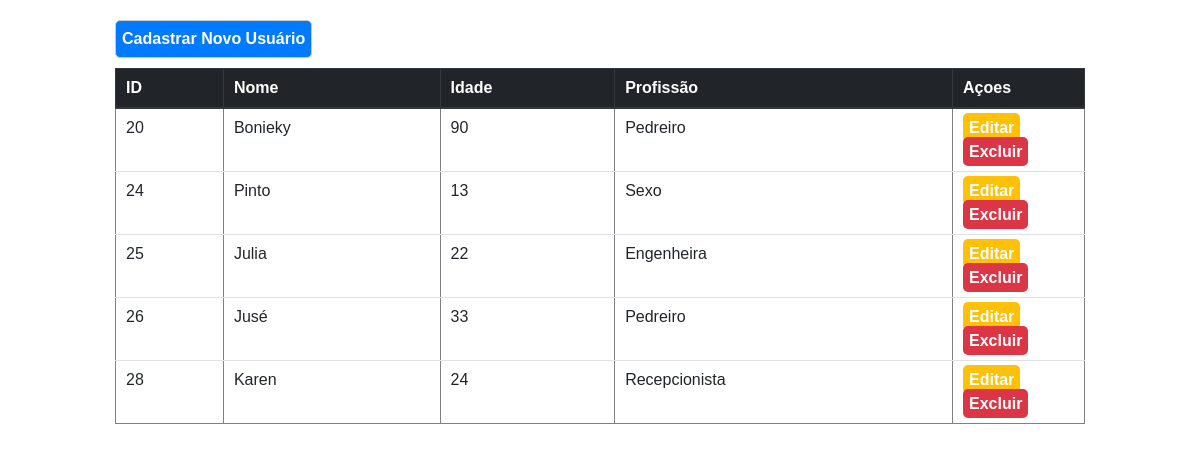
The page /visualizar.php on the database its author committed.
### tables this page shows
CREATE TABLE `cadastros` (
  `id` int(11) NOT NULL,
  `nome` varchar(100) NOT NULL,
  `idade` int(11) NOT NULL,
  `profissao` varchar(100) NOT NULL
);

### visualizar.php (the view, shortened to what this page needs)
<?php
$css = 'assets/css/style.css';
require_once 'config.php';
$sql = $pdo->prepare("SELECT * FROM cadastros");
$sql->execute();
if ($sql->rowCount() > 0) {
    $data = $sql->fetchAll(PDO::FETCH_ASSOC);
} else {
    $data = [];
}
?>
<!DOCTYPE html>
<html lang="pt-br">
<head>
    <link rel="stylesheet" href="https://stackpath.bootstrapcdn.com/bootstrap/4.1.3/css/bootstrap.min.css">
    <link rel="stylesheet" href="<?= $css; ?>" type="text/css">
</head>
<body>
    <div id="direita" class="container-fluid w-100">
        <div class="table-responsive">
            <div id="link-cadastrar">
                <a href="index.php">Cadastrar Novo Usuário</a>
            </div>
            <table class="table table-hover" border="1" width="100%">
            <thead class="thead-dark">
                <tr>
                    <th>ID</th>
                    <th>Nome</th>
                    <th>Idade</th>
                    <th>Profissão</th>
                    <th>Açoes</th>
                </tr>
                </thead>
                <?php foreach ($data as $item) : ?>
                    <tr>
                        <td><?= $item['id']; ?></td>
                        <td><?= $item['nome']; ?></td>
                        <td><?= $item['idade']; ?></td>
                        <td><?= $item['profissao']; ?></td>
                        <td id="botoes" style="width: 132px;">
                            <a id="alterar" href="editar.php?id=<?= $item['id']; ?>">Editar</a>
                            <a id="excluir" href="excluir.php?id=<?= $item['id']; ?>">Excluir</a>
                        </td>
                    </tr>
                <?php endforeach ?>
            </table>
        </div>
    </div>
</body>
</html>

### assets/css/style.css (style rules this page uses)
body { font-family: 'Gill Sans', 'Gill Sans MT', Calibri, 'Trebuchet MS', sans-serif; margin: 20px auto; max-width: 1000px !important; min-width: 330px !important; }
#direita { display: flexbox; justify-content: center; min-width: 446px; }
#direita table th { padding: 7px 10px; }
#direita table td { padding: 7px 10px; }
#botoes { min-width: 132px; }
#link-cadastrar { display: inline-block; background: #007BFF; font-size: 12pt; font-weight: 600; border: 1px solid #CCC; border-radius: 5px; padding: 6px; margin-bottom: 10px; }
#link-cadastrar a { text-decoration: none; color: white; }
#alterar { background-color: #FFC107; color: white; min-width: 80px; text-decoration: none; border-radius: 5px; padding: 6px; font-size: 12pt; font-weight: 600; }
#excluir { background-color: #DC3545; color: white; min-width: 80px; text-decoration: none; border-radius: 5px; padding: 6px; font-size: 12pt; font-weight: 600; }

### rows shown on the page
cadastros: id "20", nome "Bonieky", idade "90", profissao "Pedreiro"
cadastros: id "24", nome "Pinto", idade "13", profissao "Sexo"
cadastros: id "25", nome "Julia", idade "22", profissao "Engenheira"
cadastros: id "26", nome "Jusé", idade "33", profissao "Pedreiro"
cadastros: id "28", nome "Karen", idade "24", profissao "Recepcionista"
